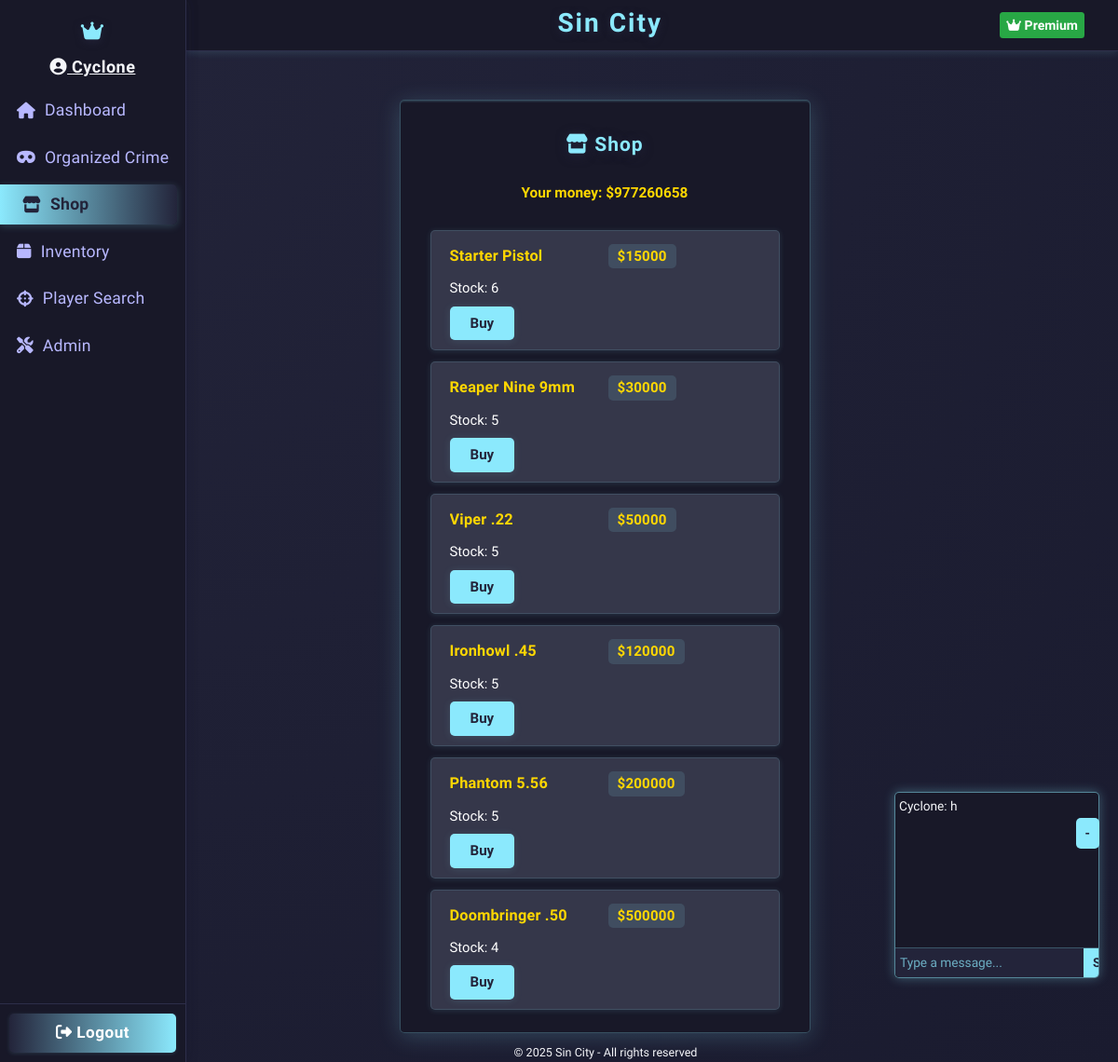
The app's page /shop (signed in) with its own data.
### app.py (models this page shows)
class Character(db.Model):
    id = db.Column(db.Integer, primary_key=True)
    master_id = db.Column(db.Integer, db.ForeignKey('user.id'))
    user_id = db.Column(db.Integer, db.ForeignKey('user.id'), nullable=True)
    name = db.Column(db.String(12), nullable=False)
    health = db.Column(db.Integer, default=100)
    money = db.Column(db.Integer, default=0)
    level = db.Column(db.Integer, default=1)
    xp = db.Column(db.Integer, default=0)
    earn_streak = db.Column(db.Integer, default=0)
    last_earned = db.Column(db.DateTime, nullable=True)
    is_alive = db.Column(db.Boolean, default=True)
    user = db.relationship('User', backref='linked_character', foreign_keys=[user_id])
    gun_id = db.Column(db.Integer, db.ForeignKey('shop_item.id'))
    profile_image = db.Column(db.String(255), nullable=True)
    crew = db.Column(db.Integer, db.ForeignKey('crew.id'), nullable=True)
    crew_id = db.Column(db.Integer, db.ForeignKey('crew.id'))
    linked_user = db.relationship('User', foreign_keys=[user_id])
    gun = db.relationship('ShopItem', foreign_keys=[gun_id])

class ShopItem(db.Model):
    id = db.Column(db.Integer, primary_key=True)
    name = db.Column(db.String(64), nullable=False)
    description = db.Column(db.String(256))
    price = db.Column(db.Integer, nullable=False)
    stock = db.Column(db.Integer, nullable=False, default=0)
    is_gun = db.Column(db.Boolean, default=False)
    damage = db.Column(db.Integer, default=0)

### app.py (the view, shortened to what this page needs)
@app.route('/shop', methods=['GET', 'POST'])
@login_required
def shop():
    items = ShopItem.query.all()
    message = None
    character = Character.query.filter_by(master_id=current_user.id, is_alive=True).first()
    return render_template('shop.html', items=items, message=message, character=character)

### app.py (called while the page is built)
@app.context_processor
def inject_user():
    return dict(user=current_user)

@app.before_request
def update_last_seen():
    if current_user.is_authenticated:
        now = datetime.utcnow()
        if not current_user.last_seen or (now - current_user.last_seen).seconds > 1:
            current_user.last_seen = now
            db.session.commit()

@app.before_request
def enable_sqlite_fk():
    if db.engine.url.drivername == 'sqlite':
        with db.engine.connect() as conn:
            conn.execute(db.text("PRAGMA foreign_keys=ON"))

@app.before_request
def check_character_alive():
    if current_user.is_authenticated:
        char = Character.query.filter_by(master_id=current_user.id).first()
        if not char or not char.is_alive:
            if request.endpoint not in ('create_character', 'logout', 'static'):
                return redirect(url_for('create_character'))

@login_manager.user_loader
def load_user(user_id):
    return db.session.get(User, int(user_id))

@app.context_processor
def inject_current_character():
    from flask_login import current_user
    if current_user.is_authenticated:
        character = Character.query.filter_by(master_id=current_user.id, is_alive=True).first()
        return dict(current_character=character)
    return dict(current_character=None)

### templates/shop.html (shortened to what this page needs)
{% extends "base.html" %}
{% block content %}
<div class="shop-container">
    <div class="shop-title"><i class="fas fa-store"></i> Shop</div>
    <span class="shop-money">Your money: ${{ character.money }}</span>
    <ul class="shop-list">
      {% for item in items %}
      <li class="shop-item">
        <div class="shop-item-header">
          <span class="shop-item-name">{{ item.name }}</span>
          <span class="shop-item-price">${{ item.price }}</span>
        </div>
        <div class="shop-item-stock">Stock: {{ item.stock }}</div>
        <div class="shop-item-actions">
          {% if item.stock > 0 %}
          <form method="post">
            <button type="submit" class="shop-buy-btn">Buy</button>
          </form>
          {% else %}
          <span class="shop-out">Out of stock</span>
          {% endif %}
        </div>
      </li>
      {% endfor %}
    </ul>
</div>
{% endblock %}

### templates/base.html (shortened to what this page needs)
<!DOCTYPE html>
<html lang="en">
<head>
  <link rel="stylesheet" href="https://cdn.jsdelivr.net/npm/bootstrap@4.6.2/dist/css/bootstrap.min.css">
  <link rel="stylesheet" href="https://cdnjs.cloudflare.com/ajax/libs/font-awesome/6.4.2/css/all.min.css">
</head>
<body>
  <body class="fade-in">
  <div class="layout-root fade-in">
  <div class="layout-root">
    <div class="sidebar {% if request.endpoint in ['login', 'register'] %}d-none{% endif %}">
    <nav class="sidebar">
      <div class="sidebar-header">
        <i class="fas fa-crown"></i>
      </div>
      {% if current_user.is_authenticated %}
      <div class="sidebar-user">
          <a href="{{ url_for('profile', username=current_user.username) }}" style="color:inherit; text-decoration: underline;">
          <i class="fas fa-user-circle"></i>
          <strong>{{ current_character.name }}</strong>
          </a>
      </div>
      {% endif %}
      <div class="sidebar-nav">
        <a href="{{ url_for('dashboard') }}" class="{% if request.endpoint == 'dashboard' %}active{% endif %}">
          <i class="fas fa-home"></i> <span>Dashboard</span>
        </a>
        <a href="{{ url_for('create_crime') }}" class="{% if request.endpoint == 'create_crime' %}active{% endif %}">
          <i class="fas fa-mask"></i> <span>Organized Crime</span>
        </a>
        <a href="{{ url_for('shop') }}" class="{% if request.endpoint == 'shop' %}active{% endif %}">
          <i class="fas fa-store"></i> <span>Shop</span>
        </a>
        <a href="{{ url_for('inventory') }}" class="{% if request.endpoint == 'inventory' %}active{% endif %}">
          <i class="fas fa-box"></i> <span>Inventory</span>
        </a>
        <a href="{{ url_for('player_search') }}" class="{% if request.endpoint == 'player_search' %}active{% endif %}">
            <i class="fas fa-crosshairs"></i> <span>Player Search</span>
        </a>
        {% if current_user.is_authenticated and current_user.is_admin %}
        <a href="{{ url_for('admin.index') }}" class="{% if request.endpoint == 'admin.index' %}active{% endif %}">
          <i class="fas fa-tools"></i> <span>Admin</span>
        </a>
        {% endif %}
      </div>
      <div class="sidebar-footer">
        {% if current_user.is_authenticated %}
        <a href="{{ url_for('logout') }}" class="btn"><i class="fas fa-sign-out-alt"></i> Logout</a>
        {% endif %}
      </div>
    </nav>
    </div>
    <div class="main-area">
      <header class="topbar">
        <span class="topbar-title">
          {% block topbar_title %}Sin City{% endblock %}
        </span>
        <div class="topbar-actions">
          {% block topbar_actions %}
          {% if current_user.is_authenticated and not current_user.premium %}
          <form action="{{ url_for('upgrade') }}" method="post" class="d-inline">
            <button type="submit" class="btn">
              <i class="fas fa-star"></i> Upgrade
            </button>
          </form>
          {% elif user.is_authenticated and user.premium %}
          <span class="badge badge-success p-2" style="font-size:1em;">
            <i class="fas fa-crown"></i> Premium
          </span>
          {% endif %}
          {% endblock %}
        </div>
      </header>
      <main class="content-area">
        {% block content %}{% endblock %}
      </main>
      <footer>
        &copy; {{ current_year if current_year else "2025" }} Sin City - All rights reserved
      </footer>
    </div>
    {% if current_user.is_authenticated %}
    <div id="floating-chat">
    <div id="chat-messages"></div>
    <form id="chat-form">
        <input type="text" id="chat-input" placeholder="Type a message..." autocomplete="off" />
        <button type="submit" id="chat-submit">Send</button>
    </form>
    {% endif %}
  </div>
  <button class="toggle-chat" onclick="toggleChat()" style="
      position: fixed;
      bottom: 229px;
      right: 20px;
      z-index: 10000;
      background: #8be9fd;
      color: #23243a;
      padding: 6px 10px;
      border-radius: 5px;
      border: none;
      font-weight: 700;
    ">-</button>
</div>
</div>
</body>
</html>

### records on screen
Character: name "Cyclone", money "977260658"
ShopItem: name "Starter Pistol", price "15000", stock "6"
ShopItem: name "Reaper Nine 9mm", price "30000", stock "5"
ShopItem: name "Viper .22", price "50000", stock "5"
ShopItem: name "Ironhowl .45", price "120000", stock "5"
ShopItem: name "Phantom 5.56", price "200000", stock "5"
ShopItem: name "Doombringer .50", price "500000", stock "4"

### other values on screen
{{ current_year if current_year else "2025" }} "2025"
